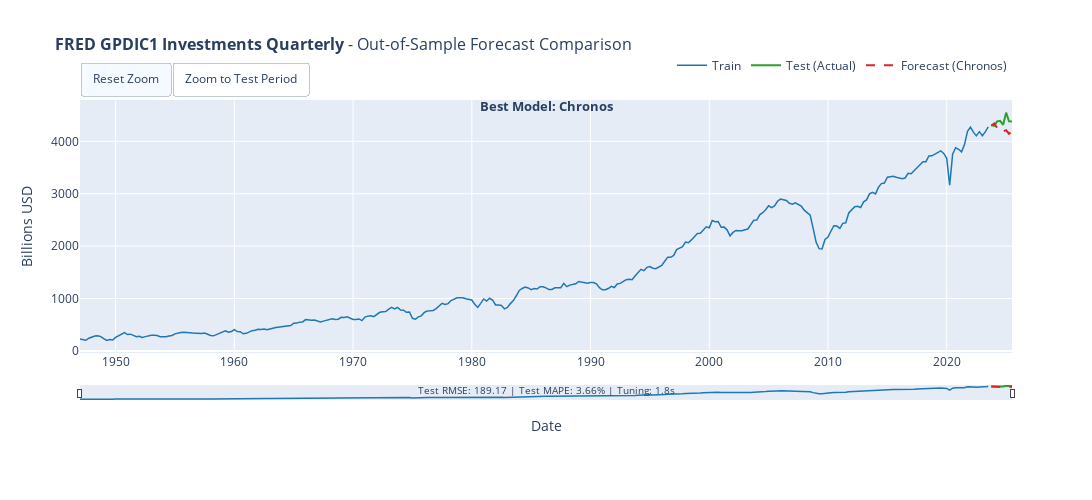

Here is the notebook cell this chart was saved with:
### Code cell
# 10. Interactive Visualization (Plotly)
#
# Interactive forecast comparison with zoom, pan, and hover capabilities.

def create_interactive_forecast_plot(train_series, test_series, predictions_dict, dataset_name, target_column=None, value_unit=None):
    """
    Create interactive forecast comparison plot using Plotly.
    
    Args:
        train_series: Training TimeSeries
        test_series: Test TimeSeries (actual values)
        predictions_dict: Dictionary with 'best_rmse' and 'fastest' predictions
        dataset_name: Name for the plot title
        target_column: Name of the target variable
        value_unit: Unit label for the y-axis (e.g., 'Billions USD')
    
    Returns:
        Plotly Figure object
    """
    n_plots = len([k for k in ['best_rmse', 'fastest'] if predictions_dict.get(k)])
    if n_plots == 0:
        return None
    
    same_model = predictions_dict.get('best_rmse', {}).get('model') == predictions_dict.get('fastest', {}).get('model')
    if same_model:
        n_plots = 1
    
    fig = make_subplots(rows=1, cols=n_plots, horizontal_spacing=0.08)
    
    colors = {'train': '#1f77b4', 'test': '#2ca02c', 'pred1': '#d62728', 'pred2': '#ff7f0e'}
    
    # Determine y-axis label
    y_label = value_unit if value_unit else (target_column if target_column else 'Value')
    
    def add_traces(pred_key, col, show_legend=True, show_forecast_legend_only=False):
        if pred_key not in predictions_dict:
            return
        pred_info = predictions_dict[pred_key]
        pred = pred_info['prediction']
        
        fig.add_trace(go.Scatter(
            x=train_series.time_index, y=train_series.values().flatten(),
            mode='lines', name='Train', line=dict(color=colors['train'], width=1.5),
            showlegend=show_legend and not show_forecast_legend_only, 
            hovertemplate='<b>Train</b><br>Date: %{x}<br>Value: %{y:.2f}<extra></extra>'
        ), row=1, col=col)
        
        fig.add_trace(go.Scatter(
            x=test_series.time_index, y=test_series.values().flatten(),
            mode='lines', name='Test (Actual)', line=dict(color=colors['test'], width=2),
            showlegend=show_legend and not show_forecast_legend_only, 
            hovertemplate='<b>Actual</b><br>Date: %{x}<br>Value: %{y:.2f}<extra></extra>'
        ), row=1, col=col)
        
        pred_color = colors['pred1'] if col == 1 else colors['pred2']
        fig.add_trace(go.Scatter(
            x=pred.time_index, y=pred.values().flatten(),
            mode='lines', name=f'Forecast ({pred_info["model"]})', 
            line=dict(color=pred_color, width=2, dash='dash'),
            showlegend=show_legend, 
            hovertemplate=f'<b>{pred_info["model"]}</b><br>Date: %{{x}}<br>Pred: %{{y:.2f}}<extra></extra>'
        ), row=1, col=col)
    
    if 'best_rmse' in predictions_dict:
        add_traces('best_rmse', 1, show_legend=True)
    if not same_model and 'fastest' in predictions_dict:
        add_traces('fastest', 2, show_legend=True, show_forecast_legend_only=True)
    
    fig.update_layout(
        title=dict(text=f'<b>{dataset_name}</b> - Out-of-Sample Forecast Comparison', font=dict(size=16)),
        width=1700, height=500, hovermode='x unified',
        legend=dict(orientation='h', yanchor='bottom', y=1.08, xanchor='right', x=1),
        xaxis=dict(rangeslider=dict(visible=True, thickness=0.05), type='date', title='Date'),
        yaxis=dict(title=y_label)
    )
    
    if n_plots == 2:
        fig.update_xaxes(rangeslider=dict(visible=True, thickness=0.05), type='date', title='Date', row=1, col=2)
        fig.update_yaxes(title=y_label, row=1, col=2)
    
    annotations = []
    if 'best_rmse' in predictions_dict:
        info = predictions_dict['best_rmse']
        annotations.append(dict(
            x=0.22 if n_plots == 2 else 0.5, y=1.02, xref='paper', yref='paper',
            text=f"<b>Best Model: {info['model']}</b>", showarrow=False, font=dict(size=13), xanchor='center'
        ))
        annotations.append(dict(
            x=0.22 if n_plots == 2 else 0.5, y=-0.18, xref='paper', yref='paper',
            text=f"Test RMSE: {info['rmse']:.2f} | Test MAPE: {info['mape']:.2f}% | Tuning: {info['tuning_time']:.1f}s",
            showarrow=False, font=dict(size=10), xanchor='center'
        ))
    if not same_model and 'fastest' in predictions_dict:
        info = predictions_dict['fastest']
        annotations.append(dict(
            x=0.78, y=1.02, xref='paper', yref='paper',
            text=f"<b>Fastest Model: {info['model']}</b>", showarrow=False, font=dict(size=13), xanchor='center'
        ))
        annotations.append(dict(
            x=0.78, y=-0.18, xref='paper', yref='paper',
            text=f"Test RMSE: {info['rmse']:.2f} | Test MAPE: {info['mape']:.2f}% | Tuning: {info['tuning_time']:.1f}s",
            showarrow=False, font=dict(size=10), xanchor='center'
        ))
    
    fig.update_layout(
        annotations=annotations, margin=dict(b=100),
        updatemenus=[dict(
            type="buttons", direction="left", x=0.0, xanchor="left", y=1.15, yanchor="top",
            buttons=[
                dict(args=[{"xaxis.autorange": True, "xaxis2.autorange": True}], label="Reset Zoom", method="relayout"),
                dict(args=[{"xaxis.range": [test_series.start_time(), test_series.end_time()],
                           "xaxis2.range": [test_series.start_time(), test_series.end_time()]}], 
                     label="Zoom to Test Period", method="relayout")
            ]
        )]
    )
    return fig

if 'final_predictions' in dir() and final_predictions:
    fig = create_interactive_forecast_plot(
        train, test, final_predictions, DATASET_CONFIG['name'], 
        target_column=DATASET_CONFIG['target_column'],
        value_unit=DATASET_CONFIG.get('value_unit')
    )
    if fig:
        fig.show()

### Figure 1 — Plotly figure (JSON) as saved in the notebook; plotly's stock layout.template omitted (floating-point values rounded to 4 significant figures; data arrays with more than 128 entries replaced by an {"elided": "..."} marker saying what was removed)
{"data": [{"hovertemplate": "<b>Train</b><br>Date: %{x}<br>Value: %{y:.2f}<extra></extra>", "line": {"color": "#1f77b4", "width": 1.5}, "mode": "lines", "name": "Train", "showlegend": true, "type": "scatter", "x": {"elided": "307 str values"}, "xaxis": "x", "y": {"elided": "307 float values"}, "yaxis": "y"}, {"hovertemplate": "<b>Actual</b><br>Date: %{x}<br>Value: %{y:.2f}<extra></extra>", "line": {"color": "#2ca02c", "width": 2}, "mode": "lines", "name": "Test (Actual)", "showlegend": true, "type": "scatter", "x": ["2023-10-01T00:00:00.000000000", "2024-01-01T00:00:00.000000000", "2024-04-01T00:00:00.000000000", "2024-07-01T00:00:00.000000000", "2024-10-01T00:00:00.000000000", "2025-01-01T00:00:00.000000000", "2025-04-01T00:00:00.000000000", "2025-07-01T00:00:00.000000000"], "xaxis": "x", "y": [4313.0, 4296.0, 4382.0, 4392.0, 4316.0, 4548.0, 4383.0, 4380.0], "yaxis": "y"}, {"hovertemplate": "<b>Chronos</b><br>Date: %{x}<br>Pred: %{y:.2f}<extra></extra>", "line": {"color": "#d62728", "dash": "dash", "width": 2}, "mode": "lines", "name": "Forecast (Chronos)", "showlegend": true, "type": "scatter", "x": ["2023-10-01T00:00:00.000000000", "2024-01-01T00:00:00.000000000", "2024-04-01T00:00:00.000000000", "2024-07-01T00:00:00.000000000", "2024-10-01T00:00:00.000000000", "2025-01-01T00:00:00.000000000", "2025-04-01T00:00:00.000000000", "2025-07-01T00:00:00.000000000"], "xaxis": "x", "y": [4299.0, 4343.0, 4255.0, 4178.0, 4189.0, 4211.0, 4145.0, 4189.0], "yaxis": "y"}], "layout": {"annotations": [{"font": {"size": 13}, "showarrow": false, "text": "<b>Best Model: Chronos</b>", "x": 0.5, "xanchor": "center", "xref": "paper", "y": 1.02, "yref": "paper"}, {"font": {"size": 10}, "showarrow": false, "text": "Test RMSE: 189.17 | Test MAPE: 3.66% | Tuning: 1.8s", "x": 0.5, "xanchor": "center", "xref": "paper", "y": -0.18, "yref": "paper"}], "height": 500, "hovermode": "x unified", "legend": {"orientation": "h", "x": 1, "xanchor": "right", "y": 1.08, "yanchor": "bottom"}, "margin": {"b": 100}, "title": {"font": {"size": 16}, "text": "<b>FRED GPDIC1 Investments Quarterly</b> - Out-of-Sample Forecast Comparison"}, "updatemenus": [{"buttons": [{"args": [{"xaxis.autorange": true, "xaxis2.autorange": true}], "label": "Reset Zoom", "method": "relayout"}, {"args": [{"xaxis.range": ["2023-10-01T00:00:00", "2025-07-01T00:00:00"], "xaxis2.range": ["2023-10-01T00:00:00", "2025-07-01T00:00:00"]}], "label": "Zoom to Test Period", "method": "relayout"}], "direction": "left", "type": "buttons", "x": 0, "xanchor": "left", "y": 1.15, "yanchor": "top"}], "width": 1700, "xaxis": {"anchor": "y", "domain": [0, 1], "rangeslider": {"thickness": 0.05, "visible": true}, "title": {"text": "Date"}, "type": "date"}, "yaxis": {"anchor": "x", "domain": [0, 1], "title": {"text": "Billions USD"}}}}
